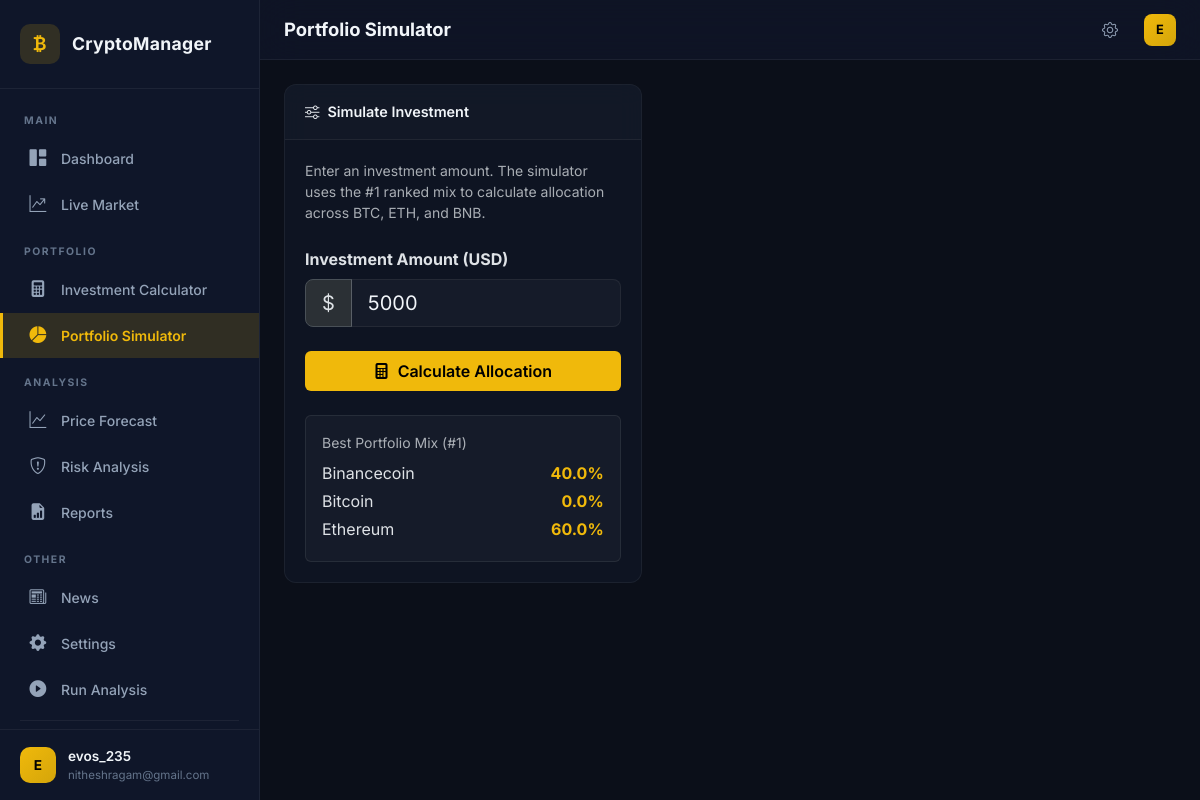
The app's page /simulator (signed in) with its own data.
### models.py (models this page shows, shortened)
class User(UserMixin, db.Model):
    __tablename__ = "users"
    id = db.Column(db.Integer, primary_key=True)
    username = db.Column(db.String(80), unique=True, nullable=False)
    email = db.Column(db.String(120), unique=True, nullable=False)
    password_hash = db.Column(db.String(256), nullable=False)
    alert_high_risk = db.Column(db.Boolean, default=True)
    alert_downward_trend = db.Column(db.Boolean, default=True)
    alert_daily_summary = db.Column(db.Boolean, default=False)
    investments = db.relationship('UserInvestment', backref='user', lazy=True)

### dashboard_routes.py (the view)
@dashboard_bp.route("/simulator")
@login_required
def simulator():
    mix_df = load_investment_mixes()
    best_mix = {}
    if not mix_df.empty:
        top = mix_df.iloc[0]
        for col in mix_df.columns:
            if col.endswith("_pct"):
                name = col.replace("_pct", "")
                best_mix[name] = float(top[col])
    return render_template("simulator.html", best_mix=best_mix)

### app.py (called while the page is built)
def create_app() -> Flask:
    app = Flask(__name__)
    app.config["SECRET_KEY"] = os.environ.get("FLASK_SECRET_KEY", secrets.token_hex(32))
    app.config["SQLALCHEMY_DATABASE_URI"] = f"sqlite:///{USER_DB}"
    app.config["SQLALCHEMY_TRACK_MODIFICATIONS"] = False
    db.init_app(app)
    login_manager = LoginManager()
    login_manager.login_view = "auth.login"
    login_manager.login_message_category = "info"
    login_manager.init_app(app)
    @login_manager.user_loader
    def load_user(user_id):
        return User.query.get(int(user_id))
    app.register_blueprint(auth_bp)
    app.register_blueprint(dashboard_bp)
    app.register_blueprint(analysis_bp)
    with app.app_context():
        os.makedirs(os.path.dirname(USER_DB), exist_ok=True)
        db.create_all()
    return app

### models.py (called while the page is built)
def load_investment_mixes() -> pd.DataFrame:
    if not os.path.exists(MIX_CSV):
        return pd.DataFrame()
    return pd.read_csv(MIX_CSV)

### templates/simulator.html (shortened to what this page needs)
{% extends "base.html" %}
{% block page_title %}Portfolio Simulator{% endblock %}
{% block content %}
<div class="row g-4">
    <div class="col-lg-5">
        <div class="card glass-card">
            <div class="card-header">
                <i class="bi bi-sliders me-2"></i>Simulate Investment
            </div>
            <div class="card-body">
                <p class="text-muted small mb-4">
                    Enter an investment amount. The simulator uses the #1 ranked mix to calculate
                    allocation across BTC, ETH, and BNB.
                </p>
                <div class="mb-4">
                    <label for="investmentAmount" class="form-label fw-bold">Investment Amount (USD)</label>
                    <div class="input-group input-group-lg">
                        <span class="input-group-text">$</span>
                        <input type="number" class="form-control" id="investmentAmount"
                               value="5000" min="1" step="100" placeholder="5000">
                    </div>
                </div>
                <button class="btn btn-accent w-100 py-2" onclick="simulate()">
                    <i class="bi bi-calculator-fill me-1"></i> Calculate Allocation
                </button>
                <div class="mt-4 p-3 rounded" style="background:rgba(255,255,255,.03);border:1px solid rgba(255,255,255,.08);">
                    <div class="small text-muted mb-2">Best Portfolio Mix (#1)</div>
                    {% for name, pct in best_mix.items() %}
                    <div class="d-flex justify-content-between mb-1">
                        <span>{{ name }}</span>
                        <span class="fw-bold text-accent">{{ pct }}%</span>
                    </div>
                    {% endfor %}
                </div>
            </div>
        </div>
    </div>
    <div class="col-lg-7">
    </div>
</div>
{% endblock %}

### templates/base.html (shortened to what this page needs)
<!DOCTYPE html>
<html lang="en" data-bs-theme="dark">
<head>
    <link href="https://cdn.jsdelivr.net/npm/bootstrap@5.3.2/dist/css/bootstrap.min.css" rel="stylesheet">
    <link href="https://cdn.jsdelivr.net/npm/bootstrap-icons@1.11.3/font/bootstrap-icons.min.css" rel="stylesheet">
    <link href="{{ url_for('static', filename='css/style.css') }}" rel="stylesheet">
</head>
<body>
    {% if current_user.is_authenticated %}
    <nav id="sidebar" class="sidebar">
        <div class="sidebar-header">
            <div class="sidebar-logo">
                <i class="bi bi-currency-bitcoin"></i>
            </div>
            <span class="sidebar-brand">CryptoManager</span>
        </div>
        <ul class="sidebar-nav">
            <li class="sidebar-section">MAIN</li>
            <li>
                <a href="{{ url_for('dashboard.dashboard') }}"
                   class="{% if request.endpoint == 'dashboard.dashboard' %}active{% endif %}">
                    <i class="bi bi-grid-1x2-fill"></i> <span>Dashboard</span>
                </a>
            </li>
            <li>
                <a href="{{ url_for('dashboard.live_market') }}"
                   class="{% if request.endpoint == 'dashboard.live_market' %}active{% endif %}">
                    <i class="bi bi-graph-up-arrow"></i> <span>Live Market</span>
                </a>
            </li>
            <li class="sidebar-section">PORTFOLIO</li>
            <li>
                <a href="{{ url_for('dashboard.calculator') }}"
                   class="{% if request.endpoint == 'dashboard.calculator' %}active{% endif %}">
                    <i class="bi bi-calculator-fill"></i> <span>Investment Calculator</span>
                </a>
            </li>
            <li>
                <a href="{{ url_for('dashboard.simulator') }}"
                   class="{% if request.endpoint == 'dashboard.simulator' %}active{% endif %}">
                    <i class="bi bi-pie-chart-fill"></i> <span>Portfolio Simulator</span>
                </a>
            </li>
            <li class="sidebar-section">ANALYSIS</li>
            <li>
                <a href="{{ url_for('analysis.forecast') }}"
                   class="{% if request.endpoint == 'analysis.forecast' %}active{% endif %}">
                    <i class="bi bi-graph-up"></i> <span>Price Forecast</span>
                </a>
            </li>
            <li>
                <a href="{{ url_for('analysis.risk_analysis') }}"
                   class="{% if request.endpoint == 'analysis.risk_analysis' %}active{% endif %}">
                    <i class="bi bi-shield-exclamation"></i> <span>Risk Analysis</span>
                </a>
            </li>
            <li>
                <a href="{{ url_for('analysis.reports') }}"
                   class="{% if request.endpoint == 'analysis.reports' %}active{% endif %}">
                    <i class="bi bi-file-earmark-bar-graph-fill"></i> <span>Reports</span>
                </a>
            </li>
            <li class="sidebar-section">OTHER</li>
            <li>
                <a href="{{ url_for('dashboard.news') }}"
                   class="{% if request.endpoint == 'dashboard.news' %}active{% endif %}">
                    <i class="bi bi-newspaper"></i> <span>News</span>
                </a>
            </li>
            <li>
                <a href="{{ url_for('dashboard.settings') }}"
                   class="{% if request.endpoint == 'dashboard.settings' %}active{% endif %}">
                    <i class="bi bi-gear-fill"></i> <span>Settings</span>
                </a>
            </li>
            <li>
                <a href="{{ url_for('analysis.run_analysis') }}"
                   class="{% if request.endpoint == 'analysis.run_analysis' %}active{% endif %}">
                    <i class="bi bi-play-circle-fill"></i> <span>Run Analysis</span>
                </a>
            </li>
            <li class="sidebar-divider"></li>
        </ul>
        <div class="sidebar-footer">
            <div class="user-avatar">{{ current_user.username[0]|upper }}</div>
            <div class="user-info">
                <span class="user-name">{{ current_user.username }}</span>
                <span class="user-email">{{ current_user.email }}</span>
            </div>
        </div>
    </nav>
    <div class="main-content">
        <nav class="topbar">
            <div class="topbar-left">
                <h1 class="topbar-title">{% block page_title %}Dashboard{% endblock %}</h1>
            </div>
            <div class="topbar-right">
                <a href="{{ url_for('dashboard.settings') }}" class="topbar-icon" title="Settings">
                    <i class="bi bi-gear"></i>
                </a>
                <div class="topbar-user">
                    <div class="user-avatar-sm">{{ current_user.username[0]|upper }}</div>
                </div>
            </div>
        </nav>
        <div class="content-area">
            <div class="px-4 py-4">
                {% block content %}{% endblock %}
            </div>
        </div>
    </div>
    {% endif %}
</body>
</html>

### records on screen
User: username "E", username "evos_235", email "nitheshragam@gmail.com"

### other values on screen
{{ name }} "Binancecoin" "Bitcoin" "Ethereum"
{{ pct }} "40.0" "0.0" "60.0"
